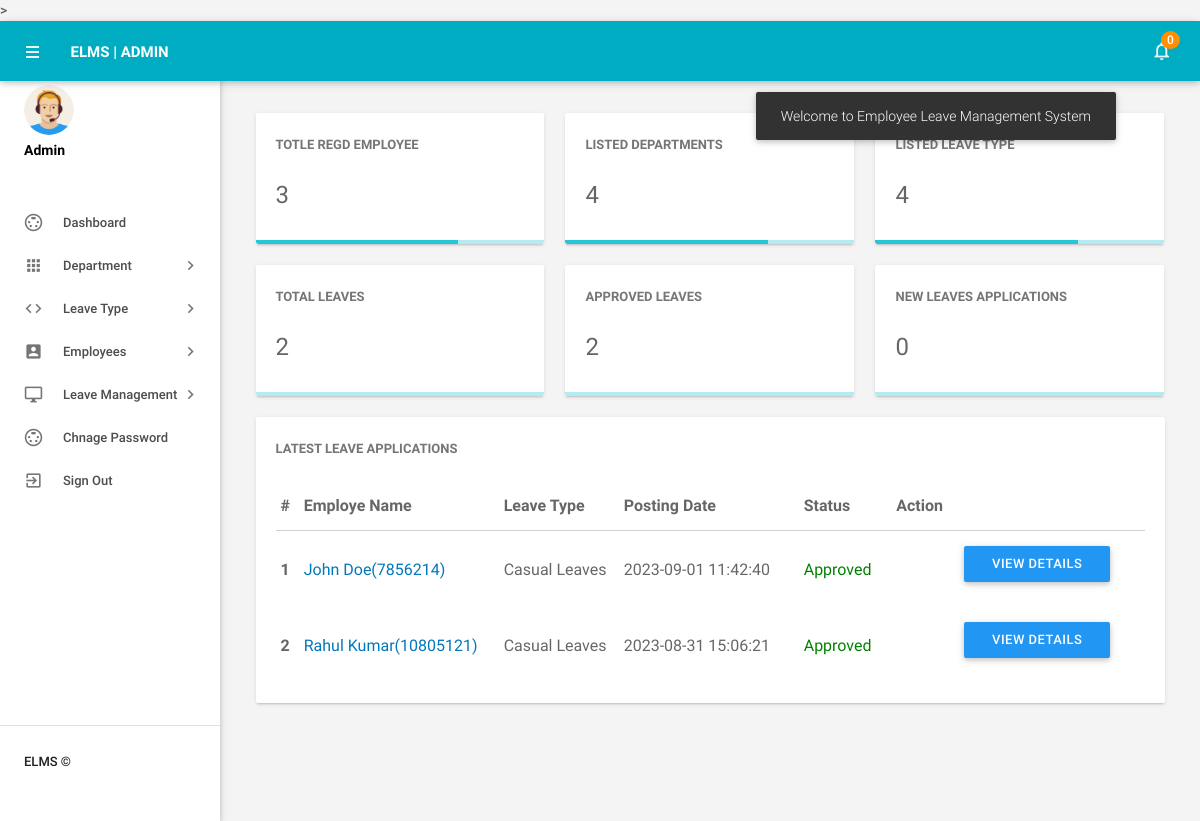
Screenshot of /admin/dashboard.php (signed in) with the database file from the repository.
### tables this page shows
CREATE TABLE `tblleaves` (
  `id` int(11) NOT NULL,
  `LeaveType` varchar(110) DEFAULT NULL,
  `ToDate` varchar(120) DEFAULT NULL,
  `FromDate` varchar(120) DEFAULT NULL,
  `Description` mediumtext DEFAULT NULL,
  `PostingDate` timestamp NULL DEFAULT current_timestamp(),
  `AdminRemark` mediumtext DEFAULT NULL,
  `AdminRemarkDate` varchar(120) DEFAULT NULL,
  `Status` int(1) DEFAULT NULL,
  `IsRead` int(1) DEFAULT NULL,
  `empid` int(11) DEFAULT NULL
);

CREATE TABLE `tblemployees` (
  `id` int(11) NOT NULL,
  `EmpId` varchar(100) NOT NULL,
  `FirstName` varchar(150) DEFAULT NULL,
  `LastName` varchar(150) DEFAULT NULL,
  `EmailId` varchar(200) DEFAULT NULL,
  `Password` varchar(180) DEFAULT NULL,
  `Gender` varchar(100) DEFAULT NULL,
  `Dob` varchar(100) DEFAULT NULL,
  `Department` varchar(255) DEFAULT NULL,
  `Address` varchar(255) DEFAULT NULL,
  `City` varchar(200) DEFAULT NULL,
  `Country` varchar(150) DEFAULT NULL,
  `Phonenumber` char(11) DEFAULT NULL,
  `Status` int(1) DEFAULT NULL,
  `RegDate` timestamp NULL DEFAULT current_timestamp()
);

### admin/dashboard.php (the view, shortened to what this page needs)
<?php
include('includes/config.php');
if(strlen($_SESSION['alogin'])==0)
    {
header('location:index.php');
}
else{
?>
<!DOCTYPE html>
<html lang="en">
    <head>
        <link type="text/css" rel="stylesheet" href="../assets/plugins/materialize/css/materialize.min.css"/>
        <link href="../assets/plugins/metrojs/MetroJs.min.css" rel="stylesheet">
        <link href="../assets/plugins/weather-icons-master/css/weather-icons.min.css" rel="stylesheet">
        <link href="../assets/css/alpha.min.css" rel="stylesheet" type="text/css"/>
        <link href="../assets/css/custom.css" rel="stylesheet" type="text/css"/>
    </head>
    <body>
           <?php include('includes/header.php');?>
       <?php include('includes/sidebar.php');?>
            <main class="mn-inner">
                <div class="">
                    <div class="row no-m-t no-m-b">
                        <a href="manageemployee.php" target="blank">
                    <div class="col s12 m12 l4">
                        <div class="card stats-card">
                            <div class="card-content">
                                <span class="card-title">Totle Regd Employee</span>
                                <span class="stats-counter">
<?php
$sql = "SELECT id from tblemployees";
$query = $dbh -> prepare($sql);
$query->execute();
$empcount=$query->rowCount();
?>
                                    <span class="counter"><?php echo htmlentities($empcount);?></span></span>
                            </div>
                           <div class="progress stats-card-progress">
                                <div class="determinate" style="width: 70%"></div>
                            </div>
                        </div>
                    </div></a>
                           <a href="managedepartments.php" target="blank">
                        <div class="col s12 m12 l4">
                        <div class="card stats-card">
                            <div class="card-content">
                                <span class="card-title">Listed Departments </span>
    <?php
$sql = "SELECT id from tbldepartments";
$query = $dbh -> prepare($sql);
$query->execute();
$dptcount=$query->rowCount();
?>
                                <span class="stats-counter"><span class="counter"><?php echo htmlentities($dptcount);?></span></span>
                            </div>
                             <div class="progress stats-card-progress">
                                <div class="determinate" style="width: 70%"></div>
                            </div>
                        </div>
                    </div></a>
                      <a href="manageleavetype.php" target="blank">
                    <div class="col s12 m12 l4">
                        <div class="card stats-card">
                            <div class="card-content">
                                <span class="card-title">Listed leave Type</span>
                                    <?php
$sql = "SELECT id from  tblleavetype";
$query = $dbh -> prepare($sql);
$query->execute();
$leavtypcount=$query->rowCount();
?>
                                <span class="stats-counter"><span class="counter"><?php echo htmlentities($leavtypcount);?></span></span>
                            </div>
                            <div class="progress stats-card-progress">
                                <div class="determinate" style="width: 70%"></div>
                            </div>
                        </div>
                    </div></a>
                    <a href="leaves.php" target="blank">
                    <div class="col s12 m12 l4">
                        <div class="card stats-card">
                            <div class="card-content">
                                <span class="card-title">Total Leaves</span>
                                    <?php
$sql = "SELECT id from  tblleaves";
$query = $dbh -> prepare($sql);
$query->execute();
$totalleaves=$query->rowCount();
?>
                                <span class="stats-counter"><span class="counter"><?php echo htmlentities($totalleaves);?></span></span>
                            </div>
                            <div class="progress stats-card-progress">
                            </div>
                        </div>
                    </div></a>
     <a href="approvedleave-history.php" target="blank">
                    <div class="col s12 m12 l4">
                        <div class="card stats-card">
                            <div class="card-content">
                                <span class="card-title">Approved Leaves</span>
                                    <?php
$sql = "SELECT id from  tblleaves where Status=1";
$query = $dbh -> prepare($sql);
$query->execute();
$approvedleaves=$query->rowCount();
?>
                                <span class="stats-counter"><span class="counter"><?php echo htmlentities($approvedleaves);?></span></span>
                            </div>
                            <div class="progress stats-card-progress">
                            </div>
                        </div>
                    </div></a>
     <a href="pending-leavehistory.php" target="blank">
                    <div class="col s12 m12 l4">
                        <div class="card stats-card">
                            <div class="card-content">
                                <span class="card-title">New Leaves Applications</span>
                                    <?php
$sql = "SELECT id from  tblleaves where Status=0";
$query = $dbh -> prepare($sql);
$query->execute();
$approvedleaves=$query->rowCount();
?>
                                <span class="stats-counter"><span class="counter"><?php echo htmlentities($approvedleaves);?></span></span>
                            </div>
                            <div class="progress stats-card-progress">
                            </div>
                        </div>
                    </div></a>
                </div>
                    <div class="row no-m-t no-m-b">
                        <div class="col s15 m12 l12">
                            <div class="card invoices-card">
                                <div class="card-content">
                                    <span class="card-title">Latest Leave Applications</span>
                             <table id="example" class="display responsive-table ">
                                    <thead>
                                        <tr>
                                            <th>#</th>
                                            <th width="200">Employe Name</th>
                                            <th width="120">Leave Type</th>
                                             <th width="180">Posting Date</th>
                                            <th>Status</th>
                                            <th align="center">Action</th>
                                        </tr>
                                    </thead>
                                    <tbody>
<?php $sql = "SELECT tblleaves.id as lid,tblemployees.FirstName,tblemployees.LastName,tblemployees.EmpId,tblemployees.id,tblleaves.LeaveType,tblleaves.PostingDate,tblleaves.Status from tblleaves join tblemployees on tblleaves.empid=tblemployees.id order by lid desc limit 6";
$query = $dbh -> prepare($sql);
$query->execute();
$results=$query->fetchAll(PDO::FETCH_OBJ);
$cnt=1;
if($query->rowCount() > 0)
{
foreach($results as $result)
{
      ?>
                                        <tr>
                                            <td> <b><?php echo htmlentities($cnt);?></b></td>
                                              <td><a href="editemployee.php?empid=<?php echo htmlentities($result->id);?>" target="_blank"><?php echo htmlentities($result->FirstName." ".$result->LastName);?>(<?php echo htmlentities($result->EmpId);?>)</a></td>
                                            <td><?php echo htmlentities($result->LeaveType);?></td>
                                            <td><?php echo htmlentities($result->PostingDate);?></td>
                                                                       <td><?php $stats=$result->Status;
if($stats==1){
                                             ?>
                                                 <span style="color: green">Approved</span>
                                                 <?php } if($stats==2)  { ?>
                                                <span style="color: red">Not Approved</span>
                                                 <?php } if($stats==0)  { ?>
 <span style="color: blue">waiting for approval</span>
 <?php } ?>
                                             </td>
          <td>
           <td><a href="leave-details.php?leaveid=<?php echo htmlentities($result->lid);?>" class="waves-effect waves-light btn blue m-b-xs"  > View Details</a></td>
                                    </tr>
                                         <?php $cnt++;} }?>
                                    </tbody>
                                </table>
                                </div>
                            </div>
                        </div>
                    </div>
                </div>
            </main>
        </div>
    </body>
</html>
<?php } ?>

### rows the page displays
tblleaves: tblemployees.FirstName+LastName "John Doe", tblemployees.EmpId "7856214", LeaveType "Casual Leaves", PostingDate "2023-09-01 11:42:40", Status "Approved"
tblleaves: tblemployees.FirstName+LastName "Rahul Kumar", tblemployees.EmpId "10805121", LeaveType "Casual Leaves", PostingDate "2023-08-31 15:06:21", Status "Approved"

### other values shown
$unreadcount "0"
$empcount "3"
$dptcount "4"
$leavtypcount "4"
$totalleaves "2"
$approvedleaves "2"
$approvedleaves "0"
